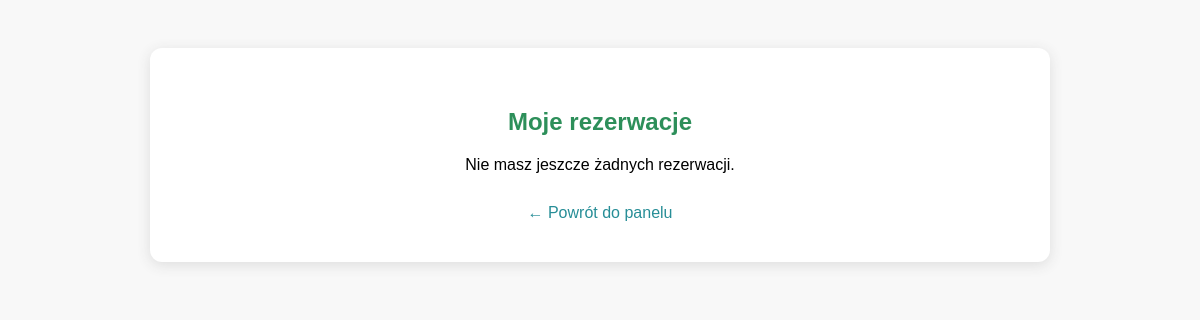
Page /user_reservations.php (signed in) on the earlier database version.
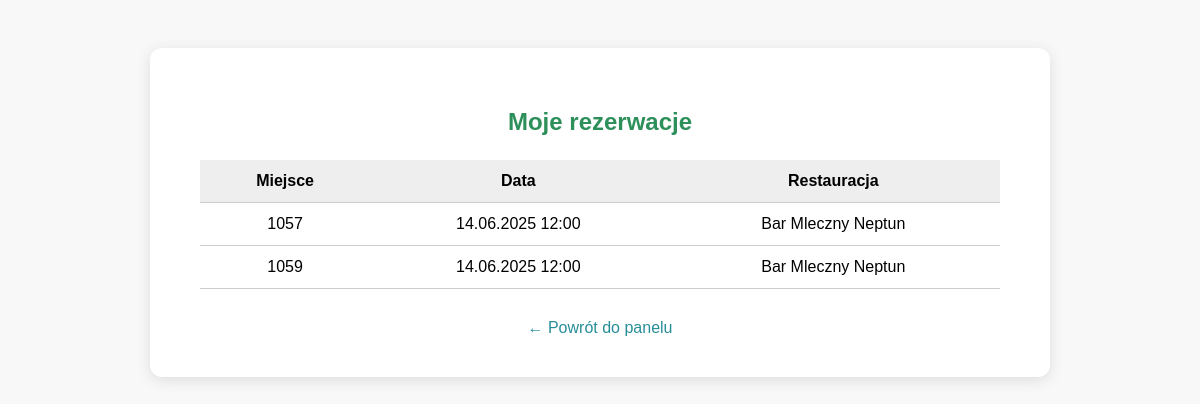
Same page on the later database version.
### tables this page shows
CREATE TABLE `restaurant_seats` (
  `id` int(11) NOT NULL,
  `restaurant_id` int(11) NOT NULL,
  `seat_number` int(11) NOT NULL,
  `is_occupied` tinyint(1) DEFAULT 0,
  `reservation_date` datetime DEFAULT NULL,
  `time_slot` time NOT NULL DEFAULT '12:00:00',
  `nazwisko` varchar(100) DEFAULT NULL,
  `email` varchar(255) DEFAULT NULL,
  `phone` varchar(32) DEFAULT NULL
);

CREATE TABLE `locations` (
  `id` int(11) NOT NULL,
  `restaurant_id` int(11) NOT NULL,
  `restaurant_name` varchar(150) NOT NULL,
  `city` varchar(100) DEFAULT NULL,
  `address` varchar(255) DEFAULT NULL,
  `opening_hours` varchar(255) DEFAULT NULL,
  `contact_email` varchar(150) DEFAULT NULL,
  `phone` varchar(32) DEFAULT NULL,
  `lat` double DEFAULT NULL,
  `lng` double DEFAULT NULL,
  `order_url` varchar(255) DEFAULT NULL
);

### user_reservations.php (the view, shortened to what this page needs)
<?php
require_once 'config.php';
$user_email = isset($_SESSION['email']) ? $_SESSION['email'] : null;
if (!$user_email) {
    $stmt = $pdo->prepare('SELECT email FROM users WHERE id = ?');
    $stmt->execute([$_SESSION['user_id']]);
    $row = $stmt->fetch();
    $user_email = $row ? $row['email'] : null;
}
$stmt = $pdo->prepare("
    SELECT s.*, l.restaurant_name
    FROM restaurant_seats s
    JOIN locations l ON s.restaurant_id = l.restaurant_id
    WHERE s.email = ?
    ORDER BY s.reservation_date DESC, s.time_slot DESC
");
$stmt->execute([$user_email]);
$reservations = $stmt->fetchAll();
?>
<!DOCTYPE html>
<html lang="pl">
<head>
</head>
<body>
<div class="box">
    <h2>Moje rezerwacje</h2>
    <?php if (count($reservations) === 0): ?>
        <p>Nie masz jeszcze żadnych rezerwacji.</p>
    <?php else: ?>
        <table>
            <tr>
                <th>Miejsce</th>
                <th>Data</th>
                <th>Restauracja</th>
            </tr>
            <?php foreach ($reservations as $r): ?>
                <tr>
                    <td><?= $r['id'] ?></td>
                    <td><?= date('d.m.Y H:i', strtotime($r['reservation_date'] . ' ' . $r['time_slot'])) ?></td>
                    <td><?= htmlspecialchars($r['restaurant_name']) ?></td>
                </tr>
            <?php endforeach; ?>
        </table>
    <?php endif; ?>
    <a href="user.php" class="back">← Powrót do panelu</a>
</div>
</body>
</html>

Differences in the rows shown:
now on this page (row edited): restaurant_seats: id "1057", reservation_date+time_slot "14.06.2025 12:00", locations.restaurant_name "Bar Mleczny Neptun"
now on this page (row edited): restaurant_seats: id "1059", reservation_date+time_slot "14.06.2025 12:00", locations.restaurant_name "Bar Mleczny Neptun"
Other differences:
text no longer shown: "Nie masz jeszcze żadnych rezerwacji."
text now shown: "Miejsce Data Restauracja"
